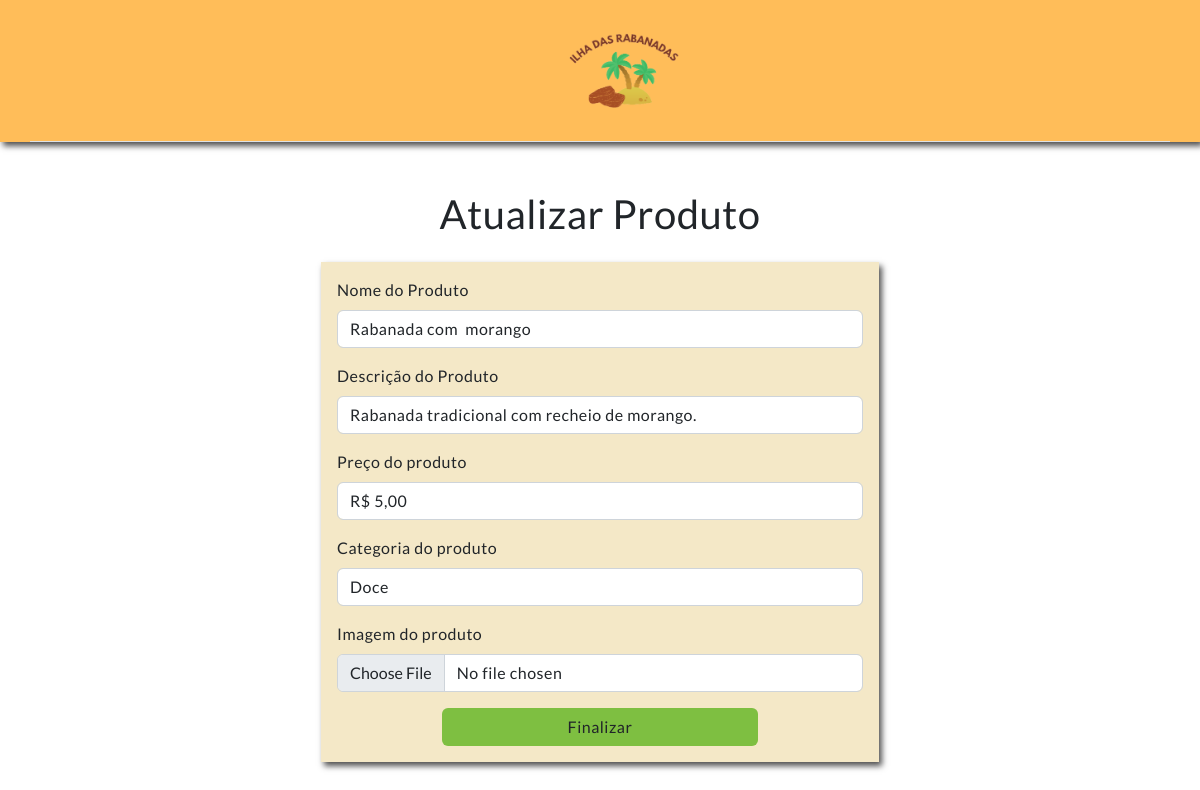
The page /adm/atualizarproduto?id=224 (signed in) on the database its author committed.
### tables this page shows
CREATE TABLE `produto` (
  `nomeProduto` varchar(100) DEFAULT NULL,
  `preco` varchar(20) DEFAULT NULL,
  `descricao` text DEFAULT NULL,
  `imagem` varchar(100) DEFAULT NULL,
  `idProduto` int(11) NOT NULL,
  `categoria` varchar(20) DEFAULT NULL
);

### app/Controllers/Adm.php (called while the page is built, shortened)
<?php
class Adm
{
    private object $produtoDao;
    private array $datas;
    public function __construct()
    {
        $this->produtoDao = new \App\Helpers\ProdutoDao();
    }
    public function atualizarProduto()
    {
        $id = $_GET["id"];
        $this->datas["informations"]  = $this->produtoDao->selectById($id);
        $formAtualizar = new ConfigView("Adm/AtualizarProduto", $this->datas);
        $formAtualizar->renderizar();
    }
}

### core/ConfigController.php (called while the page is built, shortened)
<?php
class ConfigController
{
  private string $urlMetodo;
  public function __construct()
  {
    if (!empty(filter_input(INPUT_GET, 'url', FILTER_DEFAULT))) {
      $this->url = filter_input(INPUT_GET, 'url', FILTER_DEFAULT);
      $this->urlConjunto = explode("/", $this->url);
      if ((isset($this->urlConjunto[0])) and (isset($this->urlConjunto[1]))) {
        $this->urlMetodo = $this->urlConjunto[1];
      } else {
        $this->urlController = "home";
        $this->urlMetodo = "index";
      }
    } else {
      $this->urlController = "Home";
      $this->urlMetodo = "index";
    }
  }
  public function carregar()
  {
    $metodo = $this->urlMetodo;
    $classeCarregar = new $classe;
    $classeCarregar->$metodo();
  }
}

### index.php (called while the page is built, shortened)
<?php
$url = new Core\ConfigController();
$url->carregar();

### app/Models/ProdutoModel.php (called while the page is built, shortened)
<?php
class ProdutoModel extends Conn
{
    private object $conn;
    public function __construct()
    {
        $this->conn = $this->connect();
    }
    public function selectById($id)
    {
        $query = "SELECT * FROM produto WHERE idProduto=?";
        $stmt = $this->conn->prepare($query);
        $stmt->bindValue(1, $id);
        $stmt->execute();
        return $stmt->fetchAll();
    }
}

### app/Models/Conn.php (called while the page is built, shortened)
<?php
class Conn
{
    private string $dbName = "rabanada";
    private string $host = "localhost";
    private string $user = "root";
    private string $password = "";
    protected function connect()
    {
        try {
            $this->connect = new PDO(
                'mysql:host=' .
                    $this->host . ';dbname=' .
                    $this->dbName,
                $this->user,
                $this->password
            );
            return $this->connect;;
        } catch (Exception $ex) {
            die("ERR: CONTATE O ADM->>$ex");
        }
    }
}

### app/Helpers/ProdutoDao.php (called while the page is built, shortened)
<?php
class ProdutoDao
{
    private object $produtoModel;
    public function __construct()
    {
        $this->produtoModel = new \App\Models\ProdutoModel();
    }
    public function selectById($id)
    {
        $informations = $this->produtoModel->selectById($id);
        return $informations;
    }
}

### app/Views/Adm/AtualizarProduto.php (the view, shortened to what this page needs)
<?php
if (isset($this->datas['informations']))
foreach ($this->datas['informations'] as $data) {
    extract($data);
}
?>
<!doctype html>
<html lang="pt-br">
<head>
    <link href="https://cdn.jsdelivr.net/npm/bootstrap@5.2.1/dist/css/bootstrap.min.css" rel="stylesheet">
    <link rel="stylesheet" href="<?php echo CSS_PADRAO; ?>">
    <link rel="stylesheet" href="https://cdn.jsdelivr.net/npm/bootstrap-icons@1.10.3/font/bootstrap-icons.css">
    <link rel="stylesheet" href="<?php echo CSS ?>/form/formS.css">
</head>
<body>
<div class="container-fluid " id="header">
  <header class="container d-flex flex-wrap align-items-center justify-content-center justify-content-md-between py-3 mb-4 border-bottom">
    <a href="../adm/produtos" class="nav  col-md-auto mb-2 justify-content-center mb-md-0" id="return">
      <lord-icon src="https://cdn.lordicon.com/zmkotitn.json" trigger="click" colors="primary:#121331" state="hover-2" style="width:50px;height:50px">
</lord-icon>
    </a>
    <div class="col-md-3 text-center m-auto">
     <img width="60%" src="<?php echo IMG?>/img/logo-dashboards.webp" alt="">
    </div>
  </header>
</div>
    <div class="container d-flex justify-content-center align-items-center my-5 flex-column gap-3">
        <h1 class="text-center">Atualizar Produto</h1>
        <form action="../produto/update" method="POST" enctype="multipart/form-data">
            <div class="mb-3 box-inputs">
                <label for="nomeProduto" class="form-label">Nome do Produto</label>
                <input type="text" required name="nomeProduto" id="nomeProduto" class="form-control" value="<?php echo $nomeProduto; ?>" placeholder="" aria-describedby="helpId">
            </div>
            <div class="mb-3 box-inputs">
                <label for="descricao" class="form-label">Descrição do Produto</label>
                <input type="text" required name="descricao" id="descricao" class="form-control" placeholder="" value="<?php echo $descricao; ?>" aria-describedby="helpId">
            </div>
            <div class="mb-3 box-inputs">
                <label for="preco" class="form-label">Preço do produto</label>
                <input type="text" required name="preco" id="preco" class="form-control" placeholder="" aria-describedby="helpId" value="<?php echo $preco; ?>">
            </div>
            <div class="mb-3 box-inputs">
                <label for="categoria" class="form-label">Categoria do produto</label>
                <input type="text" required name="categoria" id="categoria" class="form-control" placeholder="Doce,salgado,vegano ..." value="<?php echo $categoria; ?>" aria-describedby="helpId">
            </div>
            <div class="mb-3 box-inputs">
                <label  for="imagemProduto" class="form-label">Imagem do produto</label>
                <input required type="file" name='arquivo' class='form-control' value="<?php echo $imagem ?>">
            </div>
            <div id="button-submit " class="d-flex justify-content-center"><input id="finalizar" class="btn" type="submit" name='enviar-formulario' value="Finalizar"></div>
        </form>
    </div>
</body>
</html>

### public/css/style.css (style rules this page uses)
* { font-family: "lato"; letter-spacing: 0.5px; }
#return { transform: rotate(180deg); }
:root { --background-principal: #ffbd59; --btn-background: #7ebf41; --hover: #247137; --card-background: #ffbd5991; }
#header { box-shadow: 3px 4px 6px #000000b0; }
#header, #footer { background-color: var(--background-principal) !important; }

### public/css/form/forms.css (style rules this page uses)
:root { --background-principal: #ffbd59; --btn-background: #7ebf41; --hover: #247137; }
form ,#informacoes { width: 50%; background-color: #d9b4484d; padding: 1em; margin-bottom: 20px; box-shadow: 3px 4px 6px #000000b0; }
input[type="submit"] { width: 60%; background-color: var(--btn-background); }

### rows shown on the page
produto: nomeProduto "Rabanada com morango", descricao "Rabanada tradicional com recheio de morango.", preco "R$ 5,00", categoria "Doce"
